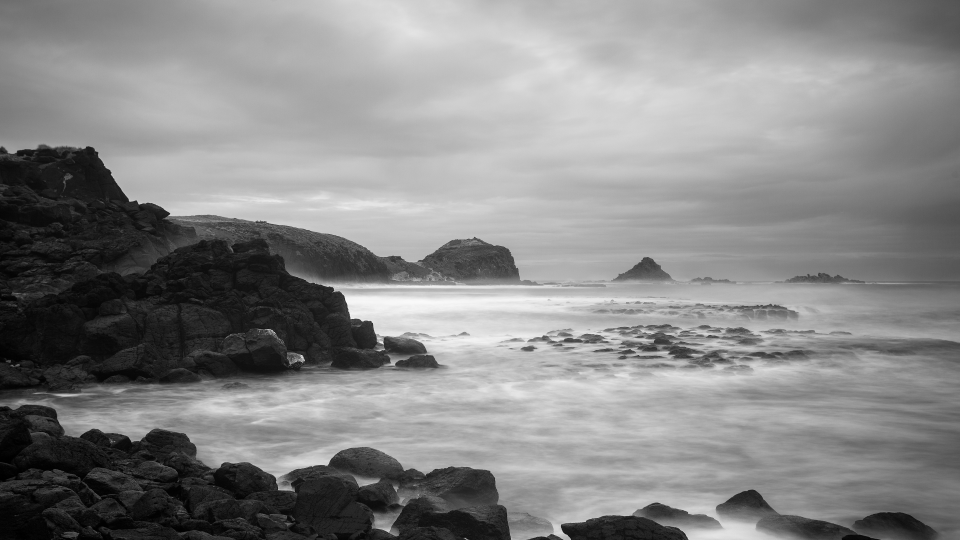
#> input picture files/image.png, 1920 x 1080 px, given in place of the camera (shown at 1/2 size)
$ python drone.py
#> lines starting #> are read from the running program, lines starting #| are printed output that depends on the picture; after the words box and inside, x2 and y2 are one past the last pixel; in counts of white or black regions, pixels touching at a corner belong together
import cv2
import numpy as np
import time


def nothing(x):
    pass


# Load file
# capture = cv2.VideoCapture("/home/barbara/Videos/Drone/DJI_0004.MOV")

# Live webcam, 0 = first webcam, 1 = next one
capture = cv2.VideoCapture(0)


# Set FPS for files and drone feed
frame_rate = 15
# WEBCAM fps = frame_rate times 1000 -----> Because every loop = 1 ms. Use in WaitKey(fps)
fps = frame_rate * 1000

# Frame counter
total_frames = 0
# Time counter
prev = 0

# Video codec and parameters for save (overwrite) --> XVID saves file.avi
# To know original size uncomment : print(final_frame.shape) inside the while loop
codec = cv2.VideoWriter_fourcc(*"XVID")
recorder = cv2.VideoWriter("last_recorded.avi", codec, 15.0, (3840, 2160))

# Create sliders
cv2.namedWindow("Drone_sliders")

# Fps parameter slider
cv2.createTrackbar("FPS", "Drone_sliders", frame_rate, 60, nothing)

# Mask color HSV
cv2.createTrackbar("Lower - Hue", "Drone_sliders", 0, 255, nothing)
#> slider 'Lower - Hue' is set to 51
cv2.createTrackbar("Upper - Hue", "Drone_sliders", 255, 255, nothing)

cv2.createTrackbar("Lower - Saturation", "Drone_sliders", 0, 255, nothing)
#> slider 'Lower - Saturation' is set to 51
cv2.createTrackbar("Upper - Saturation", "Drone_sliders", 255, 255, nothing)

cv2.createTrackbar("Lower - Value", "Drone_sliders", 0, 255, nothing)
#> slider 'Lower - Value' is set to 51
cv2.createTrackbar("Upper - Value", "Drone_sliders", 255, 255, nothing)

# Mask switch color HSV
cv2.createTrackbar("Blue", "Drone_sliders", 0, 1, nothing)
#> slider 'Blue' is set to 1
cv2.createTrackbar("Red", "Drone_sliders", 0, 1, nothing)
#> slider 'Red' is set to 1
cv2.createTrackbar("Green", "Drone_sliders", 0, 1, nothing)
#> slider 'Green' is set to 1
cv2.createTrackbar("Not_white", "Drone_sliders", 0, 1, nothing)
#> slider 'Not_white' is set to 1

# Gray filter
cv2.createTrackbar("Gray", "Drone_sliders", 0, 1, nothing)
#> slider 'Gray' is set to 1

# Filter blur
cv2.createTrackbar("Smoothed", "Drone_sliders", 0, 1, nothing)
#> slider 'Smoothed' is set to 1
cv2.createTrackbar("Gaussian blur", "Drone_sliders", 0, 1, nothing)
#> slider 'Gaussian blur' is set to 1
cv2.createTrackbar("Median", "Drone_sliders", 0, 1, nothing)
#> slider 'Median' is set to 1
cv2.createTrackbar("Bilateral", "Drone_sliders", 0, 1, nothing)
#> slider 'Bilateral' is set to 1

# While video run
while capture.isOpened():

    # Time
    time_elapsed = time.time() - prev

    # Extract frame by frame
    ret, i_frame = capture.read()
#> i_frame is the input picture: shape (1080, 1920, 3); min 0, max 250, mean 134.9

    # Flip frame : 0 = up side down , 1 = mirror
    # i_frame = cv2.flip(i_frame, 1)

    # FPS
    if time_elapsed > 1. / frame_rate:
        prev = time.time()

        # If image feed for live
        if ret:

            # Resize frame
            width = 1080
            height = 720
            dim = (width, height)
            frame = cv2.resize(i_frame, dim, fx=0, fy=0, interpolation=cv2.INTER_CUBIC)
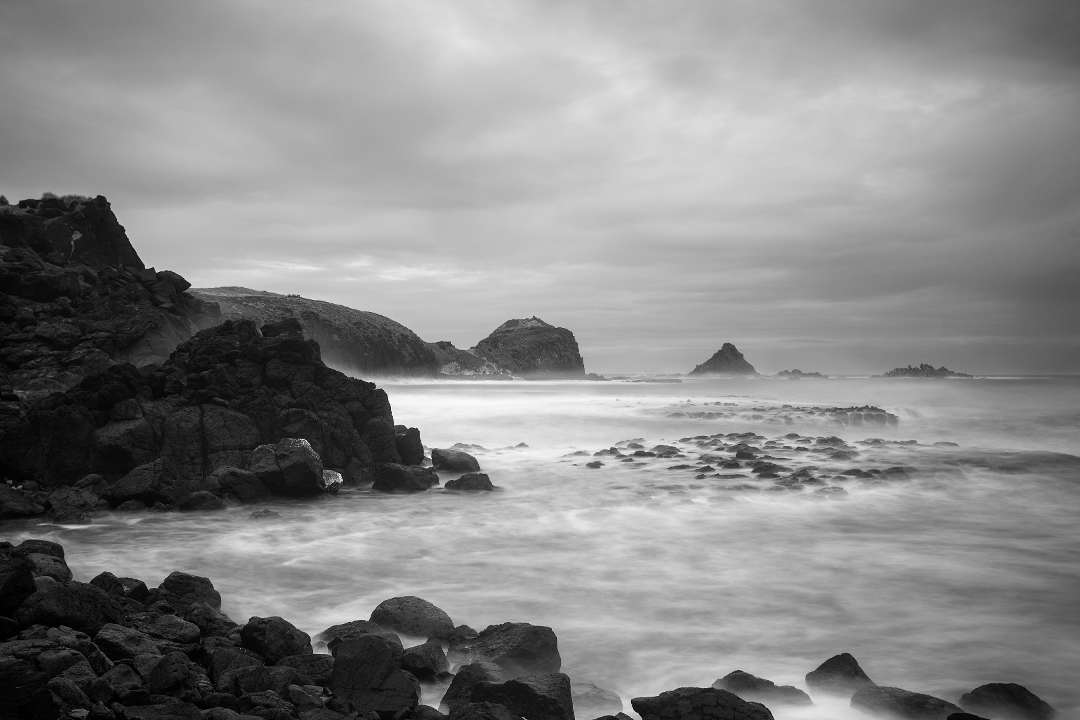
#> frame: shape (720, 1080, 3); min 0, max 255, mean 134.9

            # record 1 frame
            recorder.write(frame)
            total_frames += 1

            # Fps print on window
            fps = cv2.getTrackbarPos("FPS", "Drone_sliders")
            font = cv2.FONT_HERSHEY_DUPLEX
            cv2.putText(frame, str(fps), (50, 100), font, 3, (255, 240, 200), 1)
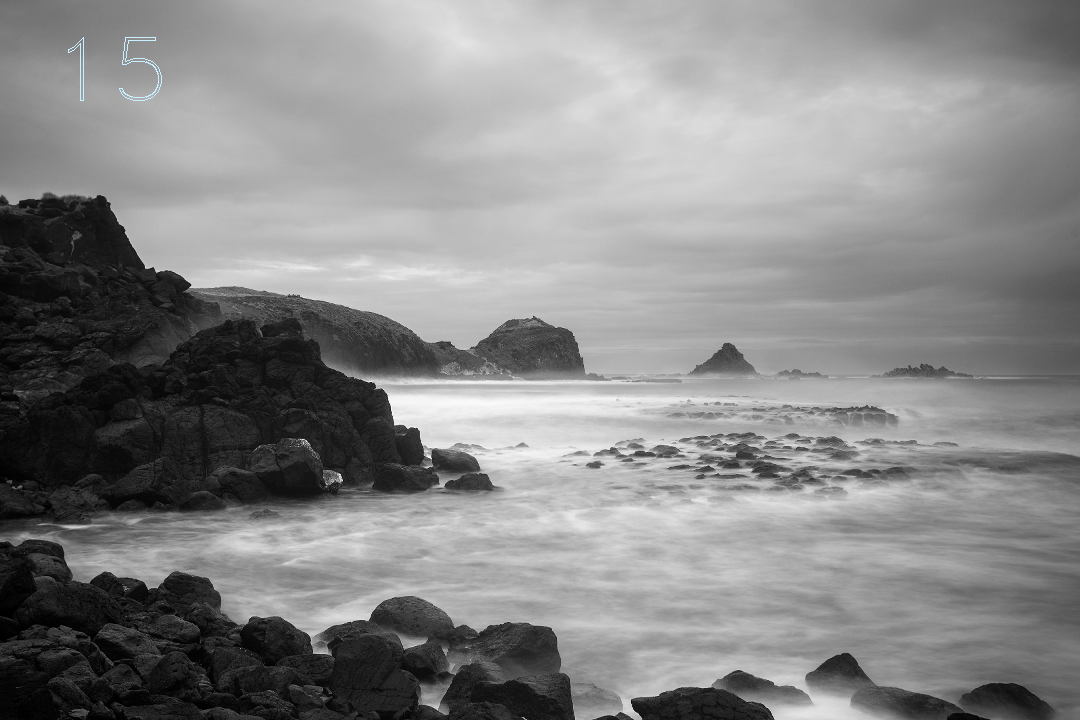
#> frame: shape (720, 1080, 3); 0.06% of pixels changed, all inside (x1, y1, x2, y2) = (68, 37, 162, 101)

            # convert Red Green Blue to Hue Saturation Value color space
            hsv_frame = cv2.cvtColor(frame, cv2.COLOR_BGR2HSV)
#> hsv_frame: shape (720, 1080, 3); mean H, S, V 0.1, 0, 135

            # filter sliders
            l_h = cv2.getTrackbarPos("Lower - Hue", "Drone_sliders")
            l_s = cv2.getTrackbarPos("Lower - Saturation", "Drone_sliders")
            l_v = cv2.getTrackbarPos("Lower - Value", "Drone_sliders")
            u_h = cv2.getTrackbarPos("Upper - Hue", "Drone_sliders")
            u_s = cv2.getTrackbarPos("Upper - Saturation", "Drone_sliders")
            u_v = cv2.getTrackbarPos("Upper - Value", "Drone_sliders")

            # Mask
            lower = np.array([l_h, l_s, l_v])
            upper = np.array([u_h, u_s, u_v])
            mask = cv2.inRange(hsv_frame, lower, upper)
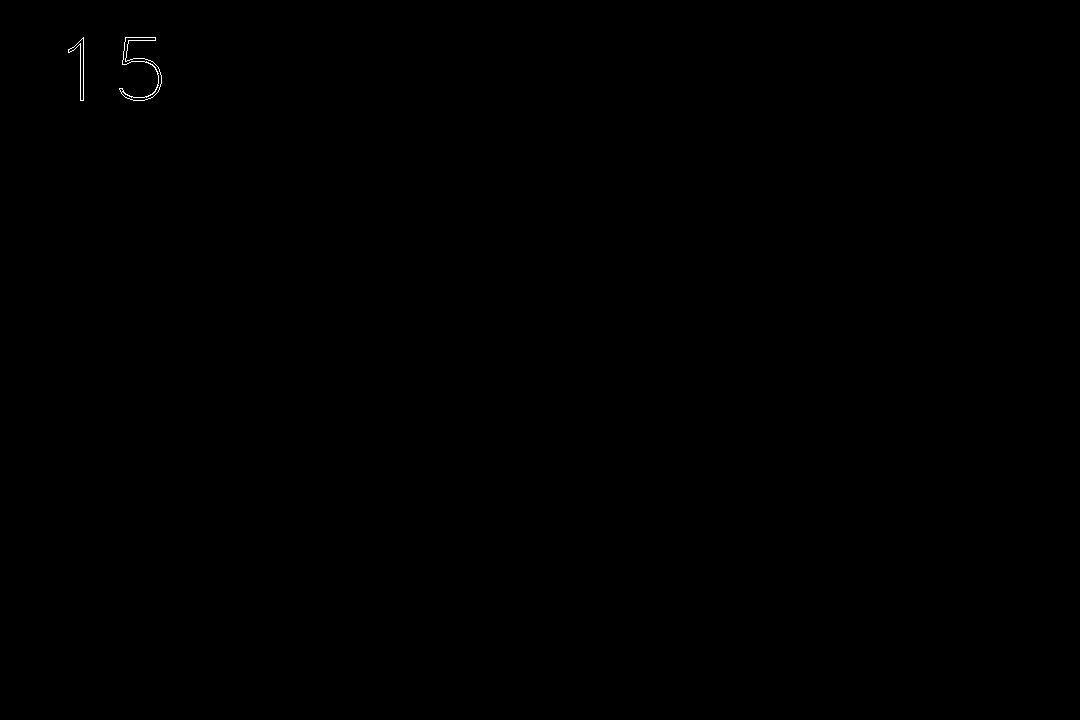
#> mask: shape (720, 1080); 0.06% white in thin lines or dots, all inside (x1, y1, x2, y2) = (68, 37, 162, 101)
            final_frame = cv2.bitwise_and(frame, frame, mask=mask)

            # Switch Gray
            switch_gray = cv2.getTrackbarPos("Gray", "Drone_sliders")
            if switch_gray == 0:
                pass
            else:
                final_frame = cv2.cvtColor(final_frame, cv2.COLOR_BGR2GRAY)

            # Switch Blue
            switch_blue = cv2.getTrackbarPos("Blue", "Drone_sliders")
            if switch_blue == 0:
                pass
            else:
                low_blue = np.array([38, 86, 0])
                high_blue = np.array([121, 255, 255])
                blue_mask = cv2.inRange(hsv_frame, low_blue, high_blue)
#> blue_mask: shape (720, 1080); every value is 0
                final_frame = cv2.bitwise_and(frame, frame, mask=blue_mask)
#> final_frame: shape (720, 1080, 3); every value is 0

            # Switch Red
            switch_red = cv2.getTrackbarPos("Red", "Drone_sliders")
            if switch_red == 0:
                pass
            else:
                low_red = np.array([161, 155, 84])
                high_red = np.array([179, 255, 255])
                red_mask = cv2.inRange(hsv_frame, low_red, high_red)
                final_frame = cv2.bitwise_and(frame, frame, mask=red_mask)

            # Switch Green
            switch_green = cv2.getTrackbarPos("Green", "Drone_sliders")
            if switch_green == 0:
                pass
            else:
                low_green = np.array([-10, 100, 100])
                high_green = np.array([60, 255, 255])
                green_mask = cv2.inRange(hsv_frame, low_green, high_green)
                final_frame = cv2.bitwise_and(frame, frame, mask=green_mask)

            # Switch Not_white
            switch_not_white = cv2.getTrackbarPos("Not_white", "Drone_sliders")
            if switch_not_white == 0:
                pass
            else:
                low = np.array([0, 42, 0])
                high = np.array([179, 255, 255])
                mask = cv2.inRange(hsv_frame, low, high)
                final_frame = cv2.bitwise_and(frame, frame, mask=mask)

            # Switch Smooth blur
            kernel = np.ones((15, 15), np.float32) / 225
            switch_smoothed = cv2.getTrackbarPos("Smoothed", "Drone_sliders")
            if switch_smoothed == 0:
                pass
            else:
                final_frame = cv2.filter2D(frame, -1, kernel)
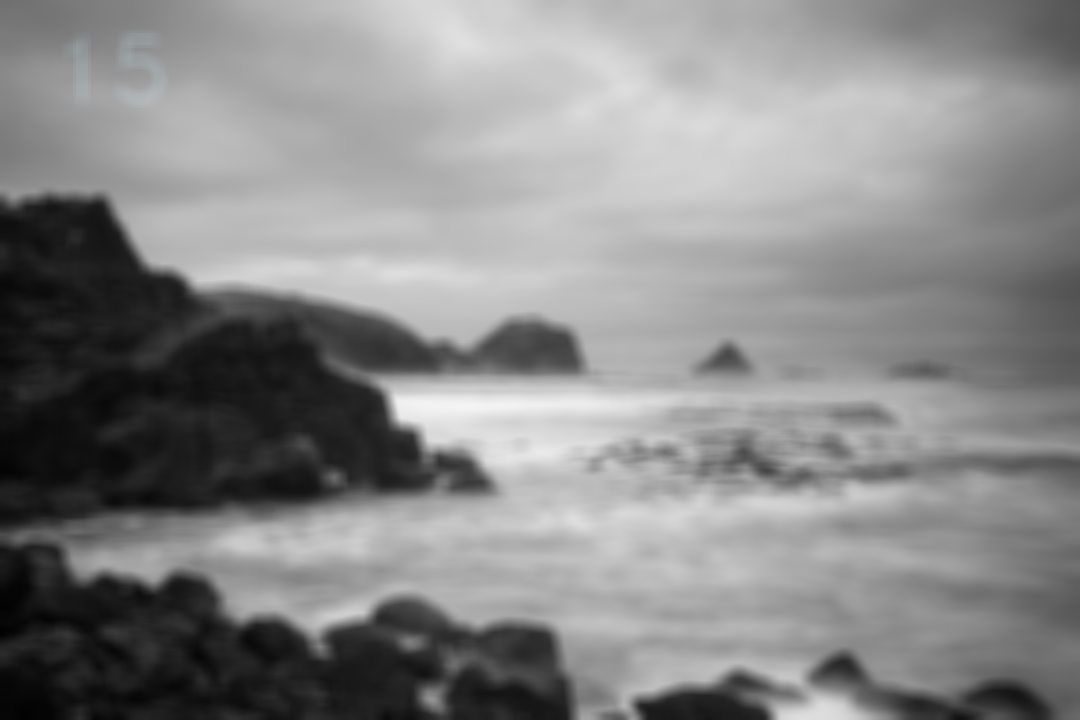
#> final_frame: shape (720, 1080, 3); mean B, G, R 135, 135, 134.9

            # Switch Gaussian Blur
            switch_blur = cv2.getTrackbarPos("Gaussian blur", "Drone_sliders")
            if switch_blur == 0:
                pass
            else:
                final_frame = cv2.GaussianBlur(final_frame, (5, 5), 0)

            # Switch median blur
            switch_median = cv2.getTrackbarPos("Median", "Drone_sliders")
            if switch_median == 0:
                pass
            else:
                final_frame = cv2.medianBlur(final_frame, 15)

            # Switch bilateral blur
            switch_bilateral = cv2.getTrackbarPos("Bilateral", "Drone_sliders")
            if switch_bilateral == 0:
                pass
            else:
                final_frame = cv2.bilateralFilter(final_frame, 15, 75, 75)

            # Show windows
            cv2.imshow("final_frame", final_frame)

            # Data print
            # print(final_frame.shape)
            print("Frame number: ", total_frames, ",  Fps: ", fps, " Time elapse: ", time_elapsed)

            # Quit key q
            if cv2.waitKey(fps) & 0xFF == ord("q"):
#> (key q is pressed here)
                break
        else:
            break

# release and destroy windows
capture.release()
recorder.release()
cv2.destroyAllWindows()
